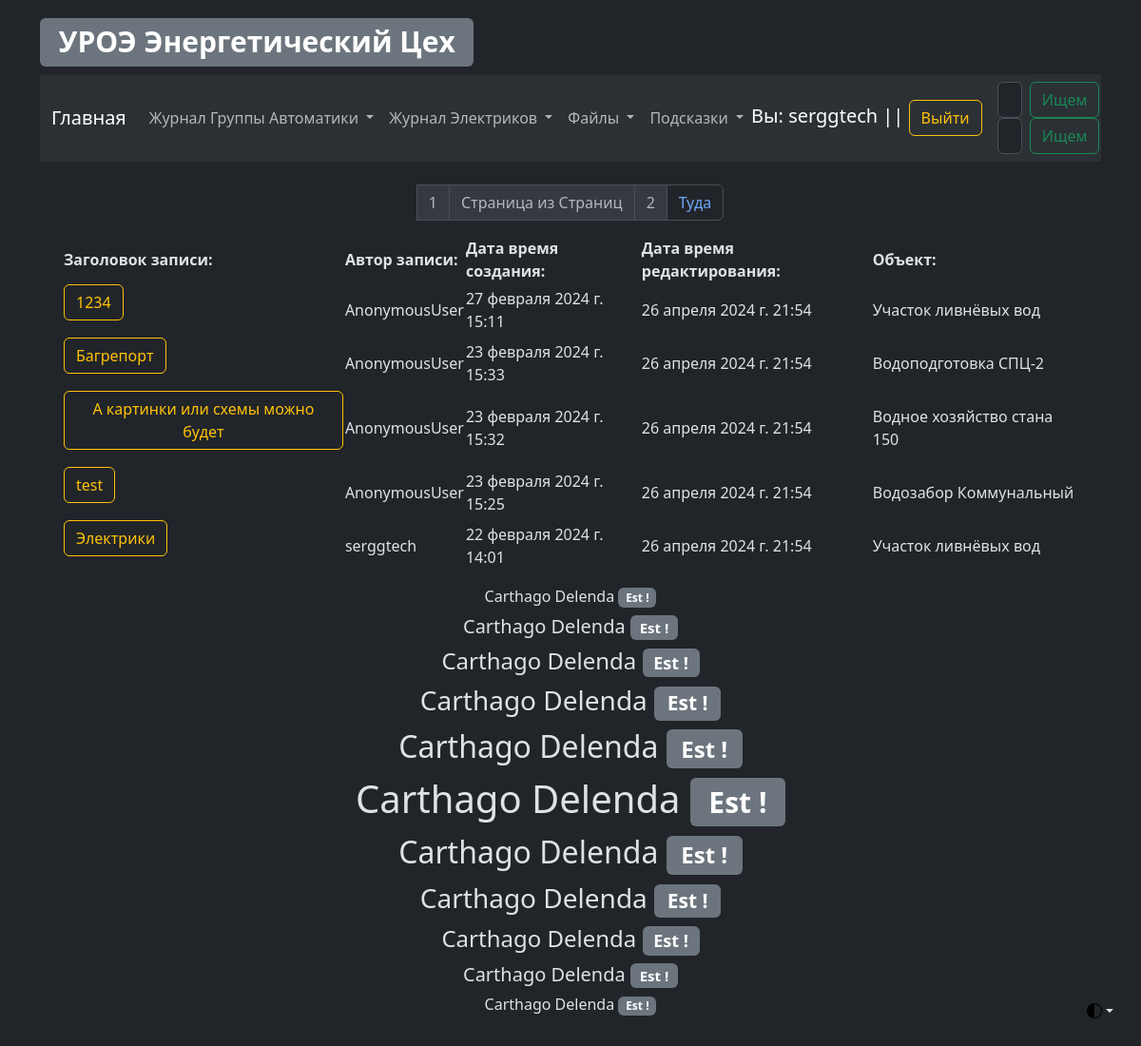
/elc/elc_log_view (signed in), run on the app's committed database.
### elc/models.py (models this page shows, shortened)
class ElcLog(models.Model):
    record_text_title = models.CharField(
        verbose_name="Заголовок записи", max_length=100
    )
    record_text_full = models.TextField(verbose_name="Текст записи", max_length=9999)
    record_author = models.CharField(verbose_name="Автор записи", max_length=100)
    record_data_create = models.DateTimeField(
        verbose_name="Дата создания записи", auto_now_add=True, editable=False
    )
    record_data_update = models.DateTimeField(
        verbose_name="Дата редактирования записи", auto_now=True, editable=False
    )
    record_object = models.ForeignKey(
        EncObject,
        related_name="elc_log_object",
        on_delete=models.CASCADE,
        blank=True,
        verbose_name="Объект",
    )
    record_electrical_room = models.ForeignKey(
        EncElectricalRoom,
        related_name="elc_log_electrical_room",
        on_delete=models.CASCADE,
        blank=True,
        verbose_name="Электропомещение",
    )
    record_mechanism = models.ForeignKey(
        EncMechanism,
        related_name="elc_log_mechanism",
        on_delete=models.CASCADE,
        blank=True,
        verbose_name="Механизм",
    )
    class Meta:
        verbose_name = "Запись Элекриков"
        verbose_name_plural = "Записи Элекриков"

### Enc_object/models.py (models this page shows, shortened)
class EncObject(models.Model):
    title = models.CharField(verbose_name="Объект", max_length=100)
    title_description = models.CharField(
        verbose_name="Описание объекта", max_length=100
    )
    slug = models.SlugField(max_length=50, unique=True)
    def __str__(self):
        return f"{self.title}"
    class Meta:
        verbose_name = "Объект"
        verbose_name_plural = "Объекты"

### elc/views.py (the view)
# urls.py: path("elc_log_view", elc_log_view, name="elc_log_view"),
def elc_log_view(request):
    all_electrical_log = ElcLog.objects.all().order_by(
        "-id"
    )  # fetching all post objects from database
    p = Paginator(all_electrical_log, 5)  # creating a paginator object
    page_number = request.GET.get("page")
    try:
        page_obj = p.get_page(page_number)  # returns the desired page object
    except PageNotAnInteger:
        page_obj = p.page(1)
    except EmptyPage:
        page_obj = p.page(p.num_pages)
    context = {"page_obj": page_obj}
    return render(
        request,
        template_name="elc/log/log_view.html",
        context={
            "title": "Просмотр журнала Электриков",
            "all_electrical_log": all_electrical_log,
            "page_obj": page_obj,
            "context": context,
        },
    )

### elc/templates/elc/log/log_view.html (shortened to what this page needs)
{% extends 'template_0.html' %}
{% load static %}
{% block electrical_log_view %}
<div class="container">
    <div>
        <nav aria-label="Page navigation example">
            <ul class="pagination justify-content-center">
                <li class="page-item disabled">
                    <a class="page-link" href="?page={{ page_obj.number }}">{{ page_obj.number }}</a>
                </li>
                <li class="page-item disabled">
                    <a class="page-link" href="#"> Страница из Страниц</a>
                </li>
                <li class="page-item disabled">
                    <a class="page-link" href="?page={{ page_obj.paginator.num_pages }}">
                        {{ page_obj.paginator.num_pages }}</a>
                </li>
                <li class="page-item">
                    {%if page_obj.has_next %}
                    <a class="page-link" href="?page={{page_obj.next_page_number}}">Туда</a>
                    {% endif %}
                </li>
            </ul>
        </nav>
    </div>
    <table align="center" width="100%">
        <tr>
            <th>Заголовок записи:</th>
            <th>Автор записи:</th>
            <th>Дата время создания:</th>
            <th>Дата время редактирования:</th>
            <th>Объект:</th>
        </tr>
        <tr>
            {% for record in page_obj.object_list %}
            <td>
                <p class="d-inline-flex gap-1">
                    <a aria-controls="collapseExample{{ record.id }}" aria-expanded="false"
                       class="btn btn-outline-warning"
                       data-bs-toggle="collapse" href="#collapseExample{{ record.id }}" role="button">
                        {{ record.record_text_title | safe | slice:32 }}
                    </a>
                </p>
            </td>
            <td>{{ record.record_author }}</td>
            <td>{{ record.record_data_create }}</td>
            <td>{{ record.record_data_update }}</td>
            <td>{{ record.record_object }}</td>
        </tr>
        {% endfor %}
    </table>
</div>
{% endblock %}

### templates/template_0.html (shortened to what this page needs)
{% load static %}
<!DOCTYPE html>
<html data-bs-theme="dark" lang="en">
<head>
    <link href="{% static 'css/bootstrap.min.css' %}" rel="stylesheet">
</head>
<body class="p-3 m-0 border-0 bd-example m-0 border-0">
<div class="dropdown position-fixed bottom-0 end-0 mb-3 me-3 bd-mode-toggle">
    <button aria-expanded="false"
            aria-label="Toggle theme (auto)"
            class="btn btn-bd-primary py-2 dropdown-toggle d-flex align-items-center"
            data-bs-toggle="dropdown"
            id="bd-theme"
            type="button">
        <svg class="bi my-1 theme-icon-active" height="1em" width="1em">
            <use href="#circle-half"></use>
        </svg>
    </button>
</div>
<main class="container">
    <a href="{% url 'main_page' %}"><h1><span class="badge bg-secondary">УРОЭ Энергетический Цех</span></h1></a>
    <nav class="navbar navbar-expand-lg bg-body-tertiary">
        <div class="container-fluid">
            <a class="navbar-brand" href="{% url 'main_page' %}">Главная</a>
            <div class="collapse navbar-collapse" id="navbarSupportedContent">
                <ul class="navbar-nav me-auto mb-2 mb-lg-0">
                    <li class="nav-item dropdown">
                        <a aria-expanded="false" class="nav-link dropdown-toggle" data-bs-toggle="dropdown" href="#"
                           role="button">
                            Журнал Группы Автоматики
                        </a>
                    </li>
                    <li class="nav-item dropdown">
                        <a aria-expanded="false" class="nav-link dropdown-toggle" data-bs-toggle="dropdown" href="#"
                           role="button">
                            Журнал Электриков
                        </a>
                    </li>
                    <li class="nav-item dropdown">
                        <a aria-expanded="false" class="nav-link dropdown-toggle" data-bs-toggle="dropdown" href="#"
                           role="button">
                            Файлы
                        </a>
                    </li>
                    <li class="nav-item dropdown">
                        <a aria-expanded="false" class="nav-link dropdown-toggle" data-bs-toggle="dropdown" href="#"
                           role="button">
                            Подсказки
                        </a>
                    </li>
                </ul>
                <div>
                    {% if request.user.is_authenticated %}
                    <div class="navbar-brand">
                        Вы: {{ request.user }} || <a class="btn btn-outline-warning"
                                                     href="{% url 'logout' %}">Выйти</a>
                    </div>
                    {% else %}
                    <div class="navbar-brand">
                        Вы: Гость || <a class="btn btn-outline-danger"
                                        href="{% url 'login' %}">Войти</a>
                    </div>
                    {% endif %}
                </div>
                <div>
                    <form action="{% url 'as_search_results' %}" class="d-flex" method="get" role="search">
                        <input aria-label="Search" class="form-control me-2" name="search" placeholder="Автоматчики"
                               type="search">
                        <button class="btn btn-outline-success" type="submit">Ищем</button>
                    </form>
                    <form action="{% url 'elc_search_results' %}" class="d-flex" method="get" role="search">
                        <input aria-label="Search" class="form-control me-2" name="search" placeholder="Электрики"
                               type="search">
                        <button class="btn btn-outline-success" type="submit">Ищем</button>
                    </form>
                </div>
            </div>
        </div>
    </nav>
    <div class="container">
        <br>
        {% if request.user.is_authenticated %}
        {% block electrical_log_view %} {% endblock %}
        {% else %}
        {% block user_login %} {% endblock %}
        {% endif %}
        <div align="center" data-width="100%">
            <p>
            <h6>Carthago Delenda <span class="badge bg-secondary">Est !</span></h6>
            <h5>Carthago Delenda <span class="badge bg-secondary">Est !</span></h5>
            <h4>Carthago Delenda <span class="badge bg-secondary">Est !</span></h4>
            <h3>Carthago Delenda <span class="badge bg-secondary">Est !</span></h3>
            <h2>Carthago Delenda <span class="badge bg-secondary">Est !</span></h2>
            <h1>Carthago Delenda <span class="badge bg-secondary">Est !</span></h1>
            <h2>Carthago Delenda <span class="badge bg-secondary">Est !</span></h2>
            <h3>Carthago Delenda <span class="badge bg-secondary">Est !</span></h3>
            <h4>Carthago Delenda <span class="badge bg-secondary">Est !</span></h4>
            <h5>Carthago Delenda <span class="badge bg-secondary">Est !</span></h5>
            <h6>Carthago Delenda <span class="badge bg-secondary">Est !</span></h6>
            </p>
        </div>
    </div>
</main>
</body>
</html>

### data on the page
ElcLog: record_text_title "1234", record_author "AnonymousUser", record_data_create "27 февраля 2024 г. 15:11", record_data_update "26 апреля 2024 г. 21:54", record_object "Участок ливнёвых вод"
ElcLog: record_text_title "Багрепорт", record_author "AnonymousUser", record_data_create "23 февраля 2024 г. 15:33", record_data_update "26 апреля 2024 г. 21:54", record_object "Водоподготовка СПЦ-2"
ElcLog: record_text_title "А картинки или схемы можно будет", record_author "AnonymousUser", record_data_create "23 февраля 2024 г. 15:32", record_data_update "26 апреля 2024 г. 21:54", record_object "Водное хозяйство стана 150"
ElcLog: record_text_title "test", record_author "AnonymousUser", record_data_create "23 февраля 2024 г. 15:25", record_data_update "26 апреля 2024 г. 21:54", record_object "Водозабор Коммунальный"
ElcLog: record_text_title "Электрики", record_author "serggtech", record_data_create "22 февраля 2024 г. 14:01", record_data_update "26 апреля 2024 г. 21:54", record_object "Участок ливнёвых вод"

### other printed values
{{ request.user }} "serggtech"
{{ page_obj.number }} "1"
{{ page_obj.paginator.num_pages }} "2"
